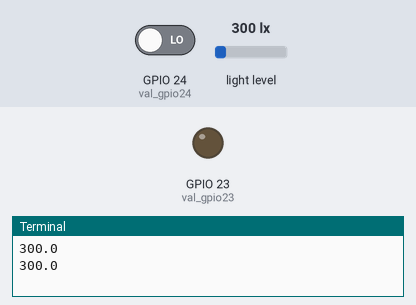
A program run on a simulated Raspberry Pi (BCM pin numbers). Shown: output pins drawn as LEDs (lit = HIGH), the last lines printed to the terminal. The test bench sets the inputs (shaded band); at power-on: GPIO 24 (val_gpio24) LOW, light level 300 lx.

Above: at 1.2 s.
1.3 s: GPIO 24 (val_gpio24) driven HIGH
At 2.9 s:
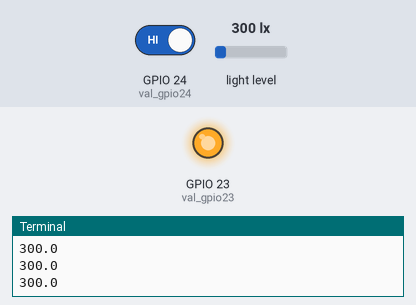
Timing chart, 0 to 4.4 s (numbered marks = the images above; inputs shaded):
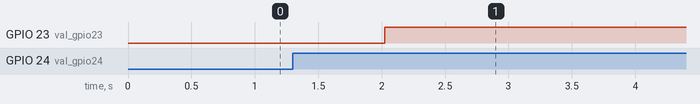

The program:

MD00195mail.py
```python
#メール用のRaspberry Piからコピーで持ってきたもの　スペースやタブの関係がおかしくなっている可能性あり
#メールを送る際にはインストールするものがあり、使う場合には事前設定が必要
#送信元としてMBK-LABのGoogleアカウントを使っているので、遠隔ログインするための設定も必要

#必要モジュールのimport
import RPi.GPIO as GPIO
import time
import smtplib
import smbus
import sys
from email.mime.text import MIMEText
from email.utils import formatdate

#GPIO setup------------------------------------------------------------------
GPIO.setmode(GPIO.BCM)
GPIO.setup(23,GPIO.OUT)     #23番ピンを出力ピン
GPIO.setup(24,GPIO.IN)      #24番ピンを入力ピン

#mail set（アドレス等のメールを必要な情報）---------------------------------------------------------------------
FROM_ADDRESS = '差出しアドレス'
MY_PASSWORD = 'アプリパスワード'        #Googleアカウントを2段階認証にしている関係で、ここは専用のアプリパスワードを使用している
TO_ADDRESS = '宛先アドレス'
BCC = '差出しアドレス'
SUBJECT = 'Error'
BODY = 'machine has stopped'

#message function（メールを作成する関数）-------------------------------------------------------------
def create_message(from_addr, to_addr, bcc_addrs, subject, body):
    msg = MIMEText(body)
    msg['Subject'] = subject
    msg['From'] = from_addr
    msg['To'] = to_addr
    msg['Bcc'] = bcc_addrs
    msg['Date'] = formatdate()
    return msg

#send function（メール送信関数）---------------------------------------------------------------
def send(from_addr, to_addrs, msg):
    smtpobj = smtplib.SMTP('smtp.gmail.com', 587)
    smtpobj.ehlo()
    smtpobj.starttls()
    smtpobj.ehlo()
    smtpobj.login(FROM_ADDRESS, MY_PASSWORD)
    smtpobj.sendmail(from_addr, to_addrs, msg.as_string())
    smtpobj.close()

#lux function（光センサからの光量を読み込む関数）----------------------------------------------------------------
def get_lux():
    bus = smbus.SMBus(1)
    addr = 0x23
    lux = bus.read_i2c_block_data(addr,0x10)
    return (lux[0]*256+lux[1])/1.2

#variable（変数の準備）--------------------------------------------------------------------
val_gpio23 = 0
old_val_gpio24 = 0
val_gpio24 =0
state = 0
old_sate = 0
old_get_lux = 0

#main------------------------------------------------------------------------
try:
    while True:
        val_gpio24 = GPIO.input(24)
        old_state = state
        print(get_lux())

        if val_gpio24 == GPIO.HIGH and old_val_gpio24 == GPIO.LOW:
            state = 1- state
        else:
            pass

        old_val_gpio24 = val_gpio24

        if state == 1:
            GPIO.output(23, GPIO.HIGH)
        else:
            GPIO.output(23, GPIO.LOW)

        val_gpio23 = GPIO.input(23)

        if get_lux() > 100 and old_get_lux < 100 and val_gpio23 == GPIO.HIGH:
             to_addr = TO_ADDRESS
             subject = SUBJECT
             body = BODY


             msg = create_message(FROM_ADDRESS, to_addr, BCC, subject, body)
             send(FROM_ADDRESS, to_addr, msg)
             print('email sent')
        else:
            pass

        old_get_lux = get_lux()

        time.sleep(1.0)

except KeyboardInterrupt:
    print ('exit')

GPIO.cleanup()
```

Measured:
- after the input at 1.3 s, GPIO 23 (val_gpio23): LOW → HIGH after 0.72 s
